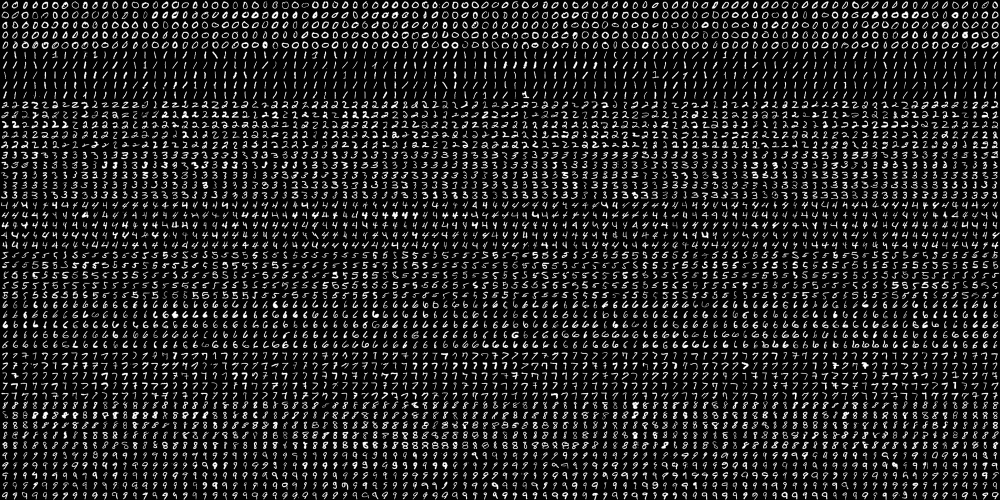
#> input picture OCR_recognition/data/digits.png, 2000 x 1000 px (shown at 1/2 size)
$ jupyter execute OCR_hand_written_Data_using_kNN.ipynb
#> lines starting #> are read from the running program, lines starting #| are printed output that depends on the picture; long printed decimals are rounded
[cell 1]
import numpy as np
import matplotlib.pyplot as plt
import cv2
import os

# Load the training image

[cell 2]
img = cv2.imread("data/digits.png")
#> img is the input picture: shape (1000, 2000, 3); min 0, max 255, mean 33.8

print(img.shape)
#| (1000, 2000, 3)

plt.figure(figsize=(10, 10))
plt.imshow(img)
plt.show()

[cell 3]
gray = cv2.cvtColor(img, cv2.COLOR_BGR2GRAY)

print(gray.shape)
#| (1000, 2000)

plt.figure(figsize=(10, 10))
plt.imshow(gray, cmap='gray')
plt.show()

# Divide image into cells

[cell 4]
test_img = gray[:20, :20]
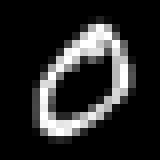
#> test_img: shape (20, 20) (shown 8 times larger); min 0, max 255, mean 40.1

plt.imshow(test_img, cmap='gray')

[cell 5]
cells = np.array([np.hsplit(row, 100) for row in np.vsplit(gray, 50)])

print(cells.shape)
#| (50, 100, 20, 20)

# Train/test data

[cell 6]
train = cells[:, :50].reshape(-1, 400).astype(np.float32)
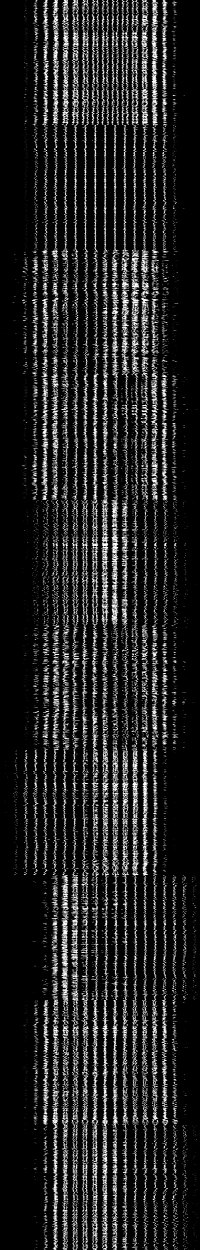
#> train: shape (2500, 400) float32 (shown at 1/2 size); min 0, max 255, mean 33.8
test = cells[:, 50:100].reshape(-1, 400).astype(np.float32)
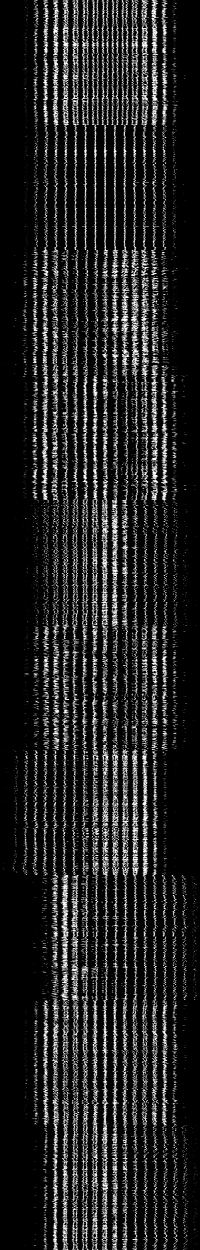
#> test: shape (2500, 400) float32 (shown at 1/2 size); min 0, max 255, mean 33.8

print(train.shape, test.shape)
#| (2500, 400) (2500, 400)

[cell 7]
# labels
num_labels = np.arange(10)
train_labels = np.repeat(num_labels, 250)[:, np.newaxis]

print(train_labels[:1000:100])

[cell 8]
test_labels = train_labels.copy()

# kNN initialization

[cell 9]
knn = cv2.ml.KNearest_create()
knn.train(train, cv2.ml.ROW_SAMPLE, train_labels)
#> Out = True

# Accuracy

[cell 10]
ret, result, neighbours, dist = knn.findNearest(test,k=5)
#> ret = 0; result = 2500 values, max 9 at index 452, min 0 at index 0, mean 4.47; neighbours = 2500 rows, first 6: [0, 0, 0, 0, 0], [0, 0, 0, 0, 0], [0, 0, 0, 0, 0], [0, 0, 5, 5, 5], [0, 0, 0, 0, 0], [0, 0, 0, 0, 0]; dist = 2500 rows, first 6: [361955, 598018, 606136, 608480, 610345], [790595, 959768, 1055851, 1065401, 1068785], [534520, 641045, 681043, 732508, 751514], [943748, 958162, 1052576, 1243297, 1249885], [796400, 841097, 878670, 896978, 960181], [396251, 671587, 715542, 749110, 751370]
matches = result == test_labels

correct = np.count_nonzero(matches)
#> correct = 2294

[cell 11]
acc = (correct/result.size) * 100.
#> acc = 91.76

print(acc)
#| 91.760

[cell 12]
# save the kNN Model
np.savez('knn_data.npz',train=train, train_labels=train_labels)

# Testing algorithm

[cell 13]
with np.load('knn_data.npz') as data:
    print(data.files)
    train = data['train']
    train_labels = data['train_labels']

[cell 14]
knn = cv2.ml.KNearest_create()
knn.train(train, cv2.ml.ROW_SAMPLE, train_labels)

[cell 15]
test_img = cv2.imread("data/test.png")
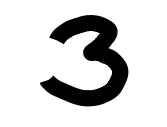
#> input picture OCR_recognition/data/test.png, 167 x 127 px
#> test_img is the input picture: shape (127, 167, 3); min 0, max 255, mean 213.2
test_img =cv2.cvtColor(test_img,cv2.COLOR_BGR2GRAY)
#> test_img: shape (127, 167)

print(test_img.shape)
#| (127, 167)

plt.imshow(test_img)
plt.show()

[cell 16]
test_img = cv2.resize(test_img, (20, 20))
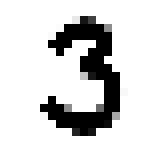
#> test_img: shape (20, 20) (shown 8 times larger); min 0, max 255, mean 213.2
test_img = cv2.bitwise_not(test_img)
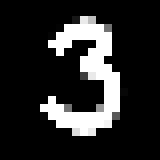
#> test_img: shape (20, 20) (shown 8 times larger); min 0, max 255, mean 41.8

print(test_img.shape)
#| (20, 20)

plt.imshow(test_img, cmap='gray')
plt.show()

[cell 17]
test_array = np.array(test_img)
test_array = test_array.reshape(-1, 400).astype(np.float32)

[cell 18]
ret, result, neighbours, dist = knn.findNearest(test_array, k=2)
#> ret = 3; result = [3]; neighbours = [[3, 5]]; dist = [[1532311, 1698924]]

result = result.item()
#> result = 3
result
#> Out = 3
